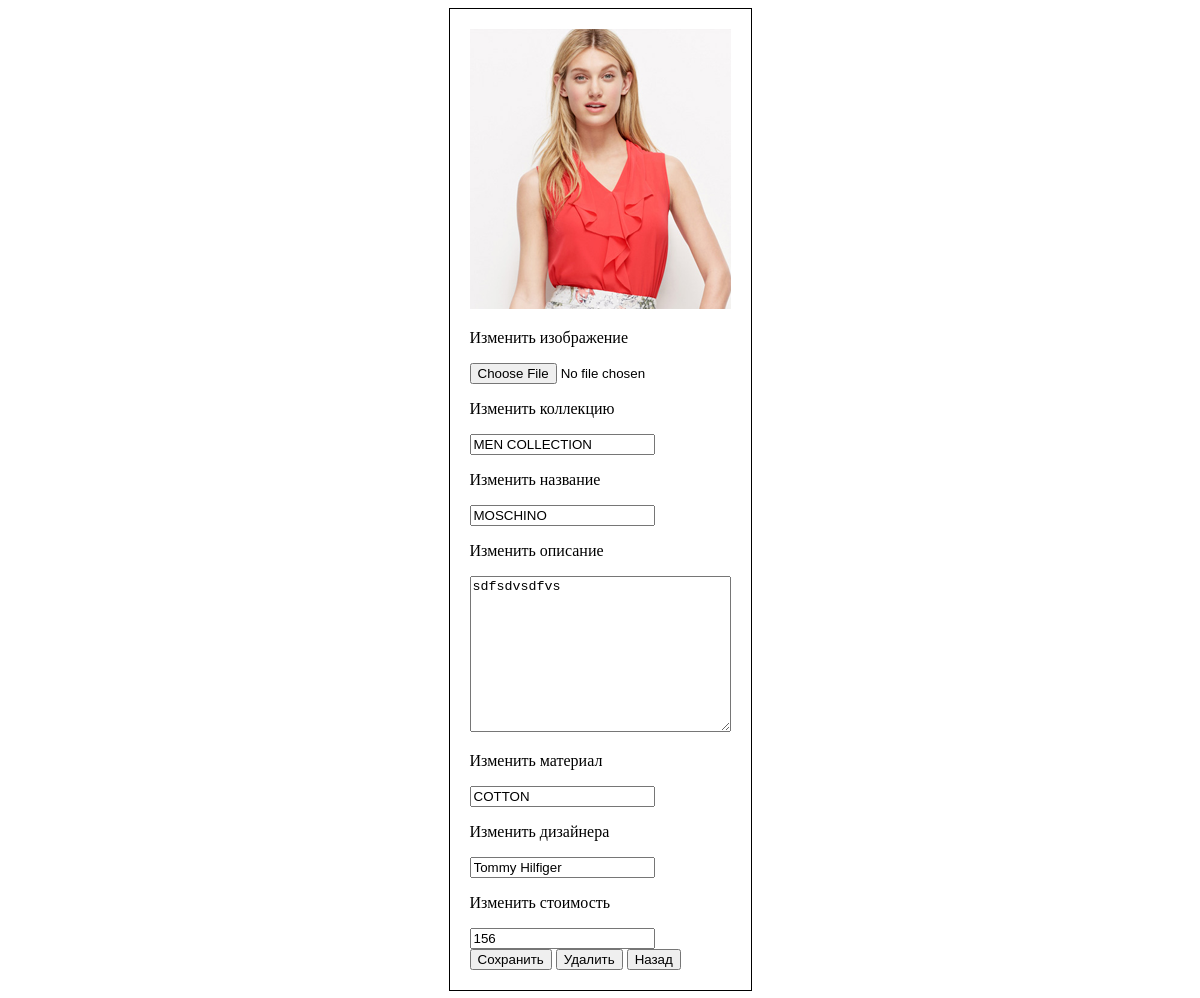
The page /php/admin/edit.php?id=6 on the database its author committed.
### tables this page shows
CREATE TABLE `goods` (
  `id` int(11) NOT NULL,
  `photo` varchar(20) NOT NULL,
  `collection` varchar(20) NOT NULL,
  `name` varchar(50) NOT NULL,
  `description` text NOT NULL,
  `material` varchar(50) NOT NULL,
  `designer` varchar(50) NOT NULL,
  `price` float NOT NULL
);

### php/admin/edit.php (the view, shortened to what this page needs)
<?php
include "../db.php";
$id = $_GET['id'];
$conn = mysqli_connect($host, $user, $pass, $db);
$sql = "select * from `goods` where id=$id ";
$res = mysqli_query($conn, $sql);
$row = mysqli_fetch_assoc($res);
$div = "";
$div .= "
        <div class='item'>
            <form action='update.php' method='post'  enctype='multipart/form-data'>
                <input type='hidden' name='id' value='$id'>
                <input type='hidden' name='photo' value='$row[photo]'>
                <img src='../../images/$row[photo]' alt='photo' >
                <p>Изменить изображение</p>
                <input type='file' name='src'>
                <p>Изменить коллекцию</p>
                <input type='text'  value='$row[collection]' name='collection'>
                <p>Изменить название</p>
                <input type='text'  value='$row[name]' name='name'>
                <p>Изменить описание</p>
                <textarea cols='30' rows='10' name='descr'>$row[description]</textarea>
                <p>Изменить материал</p>
                <input type='text'  value='$row[material]' name='material'>
                <p>Изменить дизайнера</p>
                <input type='text'  value='$row[designer]' name='designer'>
                <p>Изменить стоимость</p>
                <input type='text'  value='$row[price]' name='price'><br>
                <input type='submit' value='Сохранить' name='change'>
                <a href='remove.php?id=$row[id]'><input type='button' value='Удалить' name='remove'></a>
                <a href='admin.php'><input type='button' value='Назад' name='remove'></a>
            </form>
        </div>
        ";
?>
<!DOCTYPE html>
<html lang="en">
<head>
</head>
<body>
<div class="container">
    <?= $div; ?>
</div>
</body>
</html>

### php/admin/edit.php (style rules this page uses)
.container { display: flex; width: 80%; margin: 0 auto; }
.item { padding: 20px; border: 1px solid #000; margin: 0 auto; display: flex; flex-direction: column; }

### rows shown on the page
goods: photo (picture), collection "MEN COLLECTION", name "MOSCHINO", descr "sdfsdvsdfvs", material "COTTON", designer "Tommy Hilfiger", price "156"
